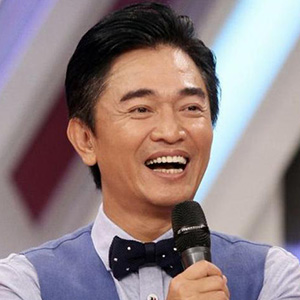
#> input picture python-notebooks/OpenCV/OpenCV_datasets/Jacky_Wu.jpg, 300 x 300 px, given in place of the camera
$ python 'Webcam更換背景顏色.py'
#> lines starting #> are read from the running program, lines starting #| are printed output that depends on the picture; after the words box and inside, x2 and y2 are one past the last pixel; in counts of white or black regions, pixels touching at a corner belong together
import cv2
import numpy as np


cap = cv2.VideoCapture(0)

if not cap.isOpened():
    print("無法開啟 Webcam")
    raise SystemExit


print("Webcam 更換背景顏色")
print("按 q 離開程式")

while True:
    ret, frame = cap.read()
#> frame is the input picture: shape (300, 300, 3); mean B, G, R 130.1, 128.1, 145

    if not ret:
        print("無法讀取畫面")
        break

    frame = cv2.flip(frame, 1)
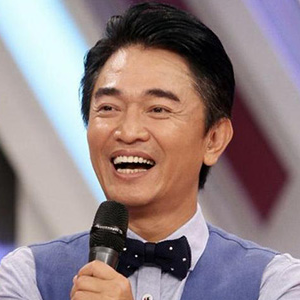
#> frame: shape (300, 300, 3); mean B, G, R 130.1, 128.1, 145

    hsv = cv2.cvtColor(frame, cv2.COLOR_BGR2HSV)
#> hsv: shape (300, 300, 3); mean H, S, V 78, 68.6, 155.2

    lower_white = np.array([0, 0, 160])
    upper_white = np.array([180, 80, 255])

    background_mask = cv2.inRange(
        hsv,
        lower_white,
        upper_white
    )
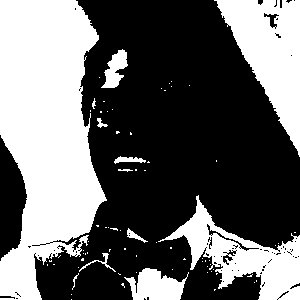
#> background_mask: shape (300, 300); 40.4% white; 75 white regions (63 under 20 px), largest, box (x1, y1, x2, y2) and area: (0, 0, 107, 300) 22056, (214, 0, 300, 157) 6565, (158, 195, 300, 300) 5243

    foreground_mask = cv2.bitwise_not(background_mask)

    kernel = np.ones((5, 5), np.uint8)

    foreground_mask = cv2.morphologyEx(
        foreground_mask,
        cv2.MORPH_OPEN,
        kernel
    )
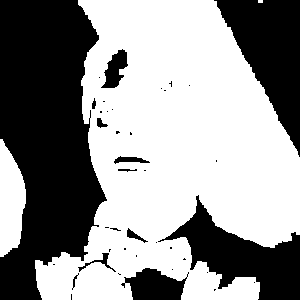
#> foreground_mask: shape (300, 300); 58% white; 40 black regions (28 under 20 px), largest, box (x1, y1, x2, y2) and area: (0, 0, 107, 300) 22539, (214, 0, 300, 157) 6734, (158, 195, 300, 300) 5916

    foreground_mask = cv2.morphologyEx(
        foreground_mask,
        cv2.MORPH_CLOSE,
        kernel
    )
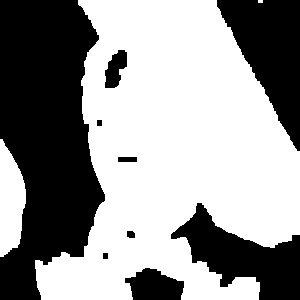
#> foreground_mask: shape (300, 300); 58.8% white; 9 black regions, largest, box (x1, y1, x2, y2) and area: (0, 0, 105, 300) 22481, (217, 0, 300, 151) 6721, (171, 203, 300, 300) 5805

    # 建立藍色背景
    blue_background = np.full_like(
        frame,
        (255, 120, 0)
    )

    result = np.where(
        foreground_mask[:, :, None] == 255,
        frame,
        blue_background
    )
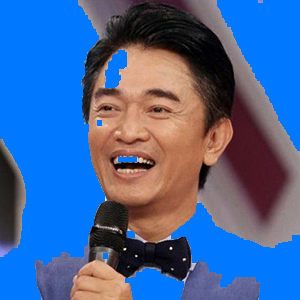
#> result: shape (300, 300, 3); mean B, G, R 153.7, 101, 68.8

    cv2.imshow("Original", frame)
    cv2.imshow("Mask", foreground_mask)
    cv2.imshow("Change Background", result)

    if cv2.waitKey(1) & 0xFF == ord("q"):
#> (key q is pressed here)
        break


cap.release()
cv2.destroyAllWindows()

$ run again, on python-notebooks/OpenCV/OpenCV_datasets/燒肉飯.jpg
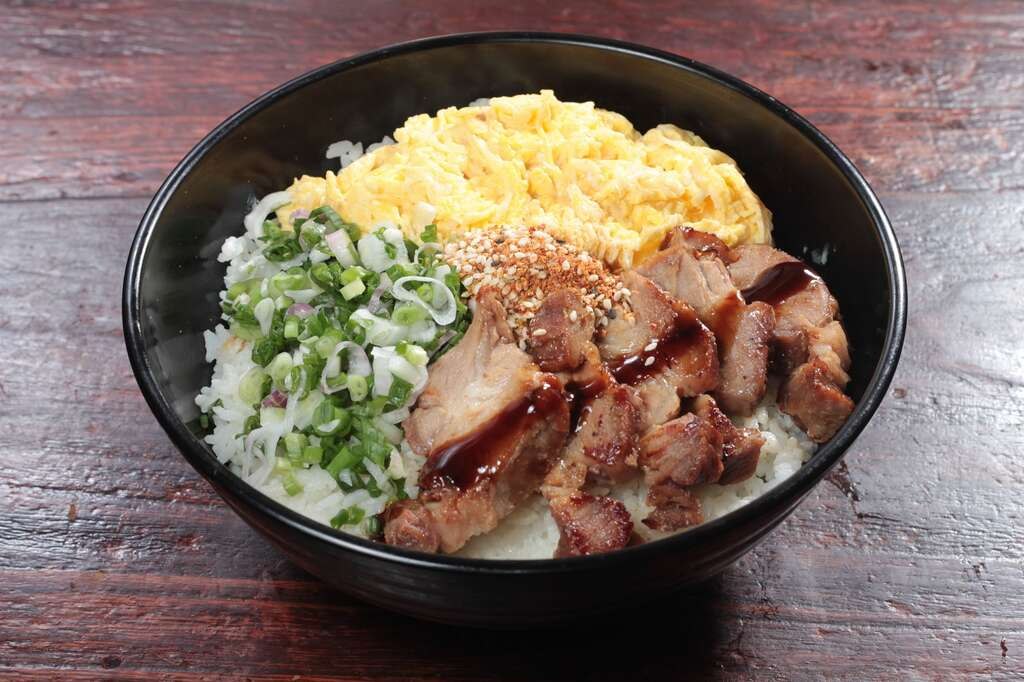
#> input picture python-notebooks/OpenCV/OpenCV_datasets/燒肉飯.jpg, 1024 x 682 px, given in place of the camera
#> frame is the input picture: shape (682, 1024, 3); mean B, G, R 99.2, 109.4, 127.6
#> hsv: shape (682, 1024, 3); mean H, S, V 80, 70.3, 129.9
#> `background_mask = cv2.inRange( hsv, lower_white, upper_white )`:
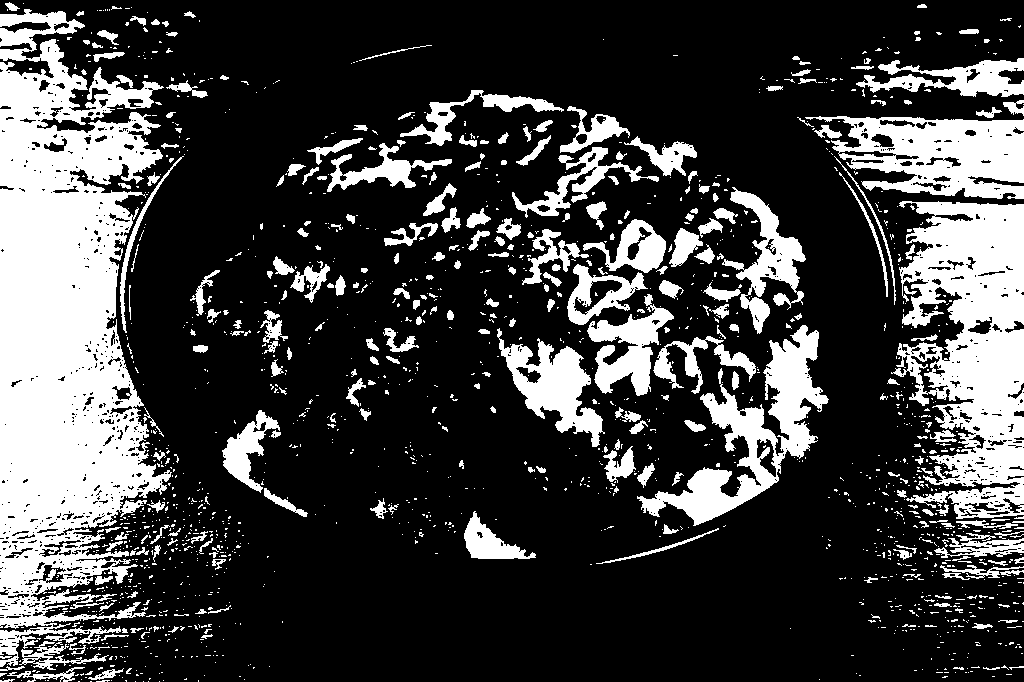
#> background_mask: shape (682, 1024); 25.4% white; 1607 white regions (1322 under 20 px), largest, box (x1, y1, x2, y2) and area: (0, 9, 172, 667) 67025, (891, 201, 1024, 519) 26005, (805, 116, 1024, 199) 10802
#> `result = np.where( foreground_mask[:, :, None] == 255, frame, blue_bac..`:
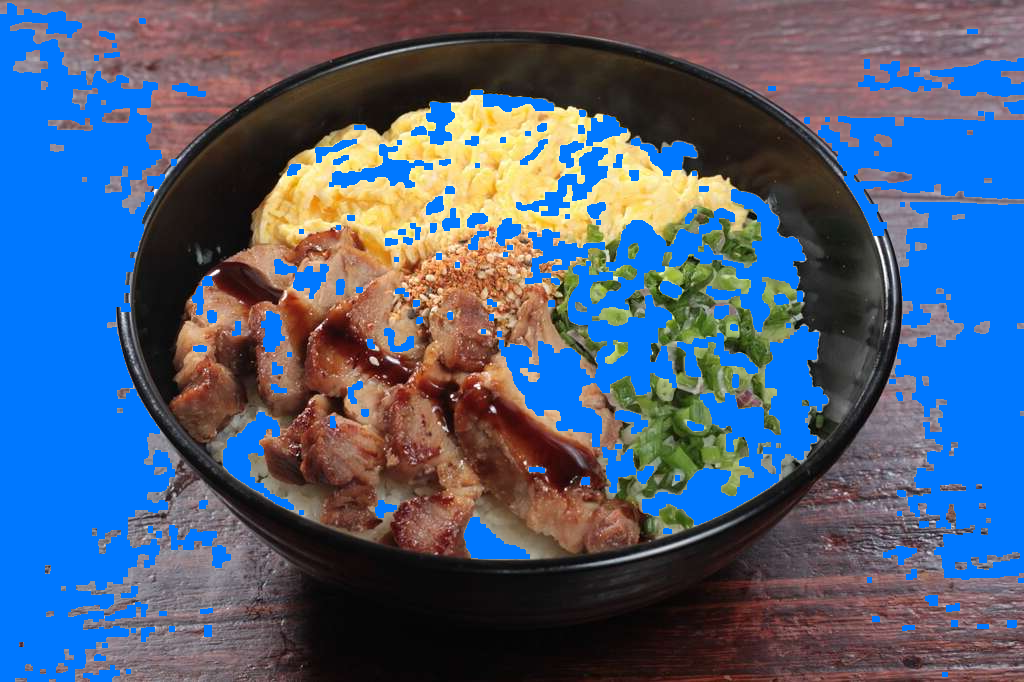
#> result: shape (682, 1024, 3); mean B, G, R 122.6, 94.6, 77
